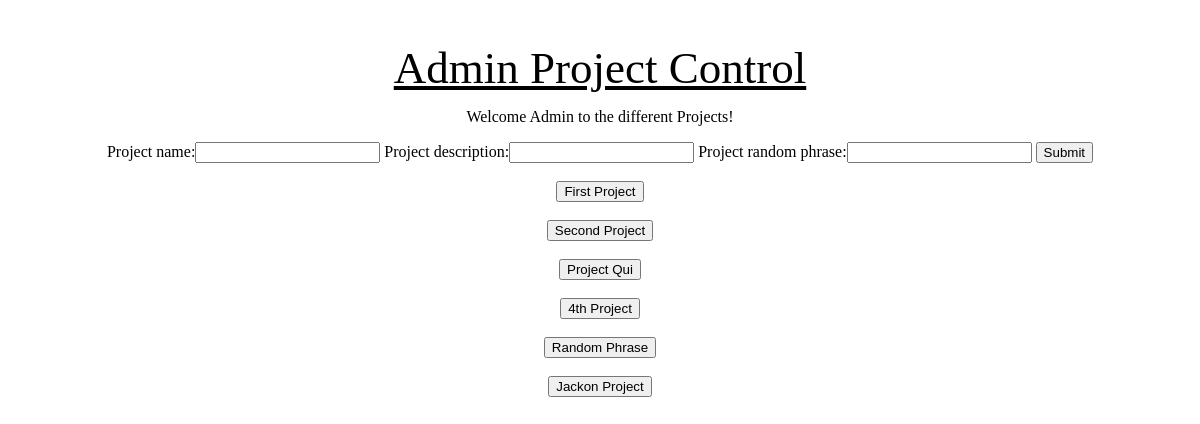
The app's page /quest/admin_project_page, older data.
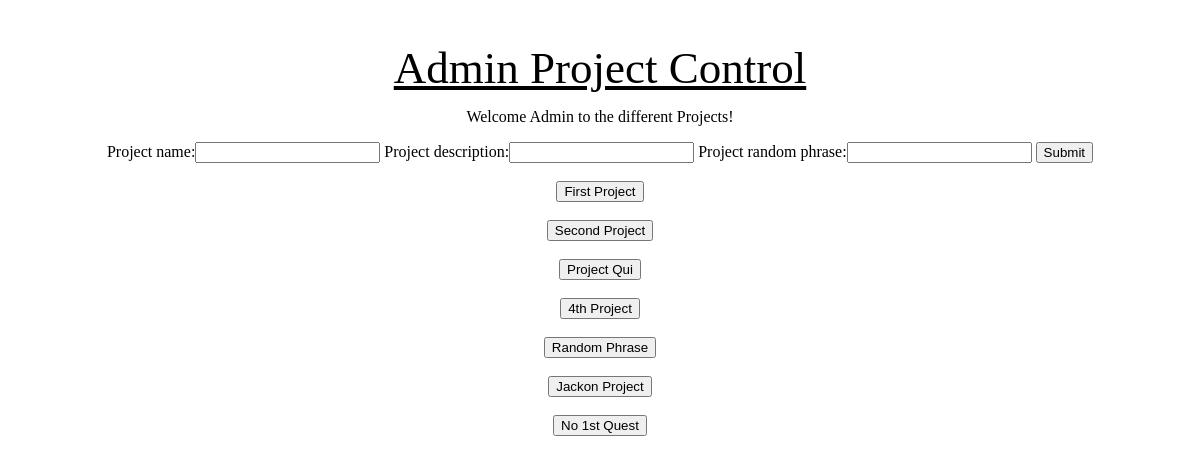
The same page, newer data.
### quest_extension/models.py (models this page shows)
class Project(models.Model):
    project_name = models.CharField(max_length=1000)
    project_description = models.CharField(max_length=1000)
    project_random_phrase = models.CharField(max_length = 255)

### quest_extension/views.py (the view)
# urls.py: path('admin_project_page', views.admin_project_page),
def admin_project_page(request):
    if request.method == 'POST':
        project_form = ProjectForm(request.POST)
        if project_form.is_valid():
            temp = project_form.save(commit=False)
            temp.save()
            project_id = temp.id
            return HttpResponseRedirect('/quest/admin_home/' + str(project_id))
    else:
        project_form = ProjectForm()
        list_of_projects = Project.objects.all()
    context = {'project_form': project_form, 'list_of_projects': list_of_projects}
    return render(request, 'quest_extension/admin_project_page.html', context)

### quest_extension/forms.py
class ProjectForm(forms.ModelForm):
    class Meta:
        model = models.Project
        fields = ['project_name', 'project_description', 'project_random_phrase']

### quest_extension/templates/quest_extension/admin_project_page.html (shortened to what this page needs)
{% load static %}
<!DOCTYPE html>
<html lang="en">
    <head>
    <link rel="stylesheet" type="text/css" href="{% static 'quest_extension/admin_home_style.css' %}">
    </head>
    <body>
	<h1>Admin Project Control</h1>
	<p>Welcome Admin to the different Projects!</p>
    <form method='POST'>
    {{ project_form }}
    <button type='submit' name= 'new_project'>Submit</button>
    </form>
    {% for project in list_of_projects %}
    <br>
    <form method='GET' action='/quest/admin_home/{{project.id}}'>
        <button type='submit'>{{project.project_name}}</button>
    </form>
    {% endfor %}
    </body>
</html>

Row changes from the older to the newer data that the page shows:
added Project: project_name "No 1st Quest"
